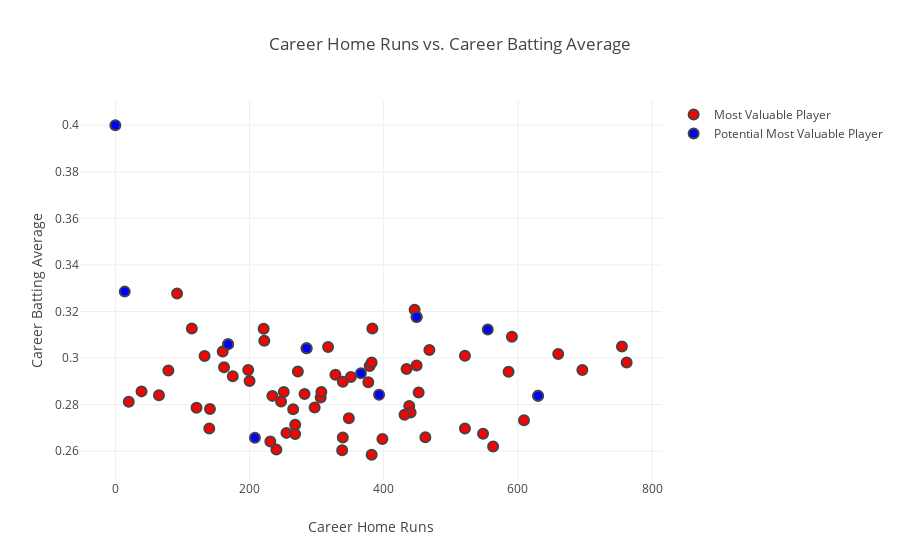

The code cell stored with this chart in its notebook:
### Code cell
# Create a trace
trace = go.Scatter(
   x = data['HR'],
   y = data['AVE'],
   name = 'Most Valuable Player',
   mode = 'markers',
   marker = dict(
       size = 10,
       color = 'rgb(255, 0, 0)',
       line = dict(
           width = 2,
       )
   ))

trace1 = go.Scatter(
   x = active_mvp_df['HR'],
   y = active_mvp_df['AVE'],
   mode = 'markers',
   name = 'Potential Most Valuable Player',    
   marker = dict(
       size = 10,
       color = 'rgb(0, 0, 255)',
       line = dict(
           width = 2,
       )
   ))

layout = dict(title = 'Career Home Runs vs. Career Batting Average',
             yaxis = dict(zeroline = False,title= 'Career Batting Average'),
             xaxis = dict(zeroline = False,title= 'Career Home Runs')
            )

fig = dict(data=[trace, trace1], layout=layout)

# Plot and embed in ipython notebook!
py.offline.iplot(fig)

### Figure 1 — Plotly figure (JSON) as saved in the notebook; plotly's stock layout.template omitted (floating-point values rounded to 4 significant figures)
{"data": [{"marker": {"color": "rgb(255, 0, 0)", "line": {"width": 2}, "size": 10}, "mode": "markers", "name": "Most Valuable Player", "type": "scatter", "uid": "9a356206-90f9-11e8-abb6-a45e60ccb755", "x": [755, 351, 449, 338, 265, 762, 285, 317, 65, 240, 446, 462, 92, 379, 438, 141, 348, 272, 440, 255, 434, 630, 39, 449, 200, 121, 297, 162, 382, 563, 468, 377, 198, 306, 222, 660, 521, 175, 79, 234, 268, 247, 398, 339, 133, 140, 339, 591, 382, 431, 268, 586, 696, 231, 160, 282, 548, 609, 114, 307, 521, 168, 328, 221, 383, 20, 452, 251], "y": [0.305, 0.2919, 0.2968, 0.2604, 0.278, 0.2981, 0.3042, 0.3048, 0.284, 0.2607, 0.3208, 0.266, 0.3278, 0.2966, 0.2794, 0.2781, 0.2741, 0.2942, 0.2766, 0.2679, 0.2953, 0.2837, 0.2857, 0.3176, 0.2901, 0.2787, 0.2787, 0.2961, 0.2585, 0.262, 0.3034, 0.2896, 0.2948, 0.283, 0.3074, 0.3017, 0.2697, 0.2922, 0.2947, 0.2837, 0.2713, 0.2813, 0.2652, 0.2898, 0.3009, 0.2698, 0.2658, 0.3091, 0.2981, 0.2756, 0.2673, 0.2941, 0.2948, 0.2641, 0.3029, 0.2846, 0.2675, 0.2732, 0.3127, 0.2854, 0.301, 0.306, 0.2928, 0.3126, 0.3127, 0.2812, 0.2852, 0.2854]}, {"marker": {"color": "rgb(0, 0, 255)", "line": {"width": 2}, "size": 10}, "mode": "markers", "name": "Potential Most Valuable Player", "type": "scatter", "uid": "9a356376-90f9-11e8-bc93-a45e60ccb755", "x": [630, 168, 0, 208, 449, 393, 14, 285, 366, 555], "y": [0.2837, 0.306, 0.4, 0.2658, 0.3176, 0.2842, 0.3285, 0.3042, 0.2935, 0.3122]}], "layout": {"title": "Career Home Runs vs. Career Batting Average", "xaxis": {"title": "Career Home Runs", "zeroline": false}, "yaxis": {"title": "Career Batting Average", "zeroline": false}}}
